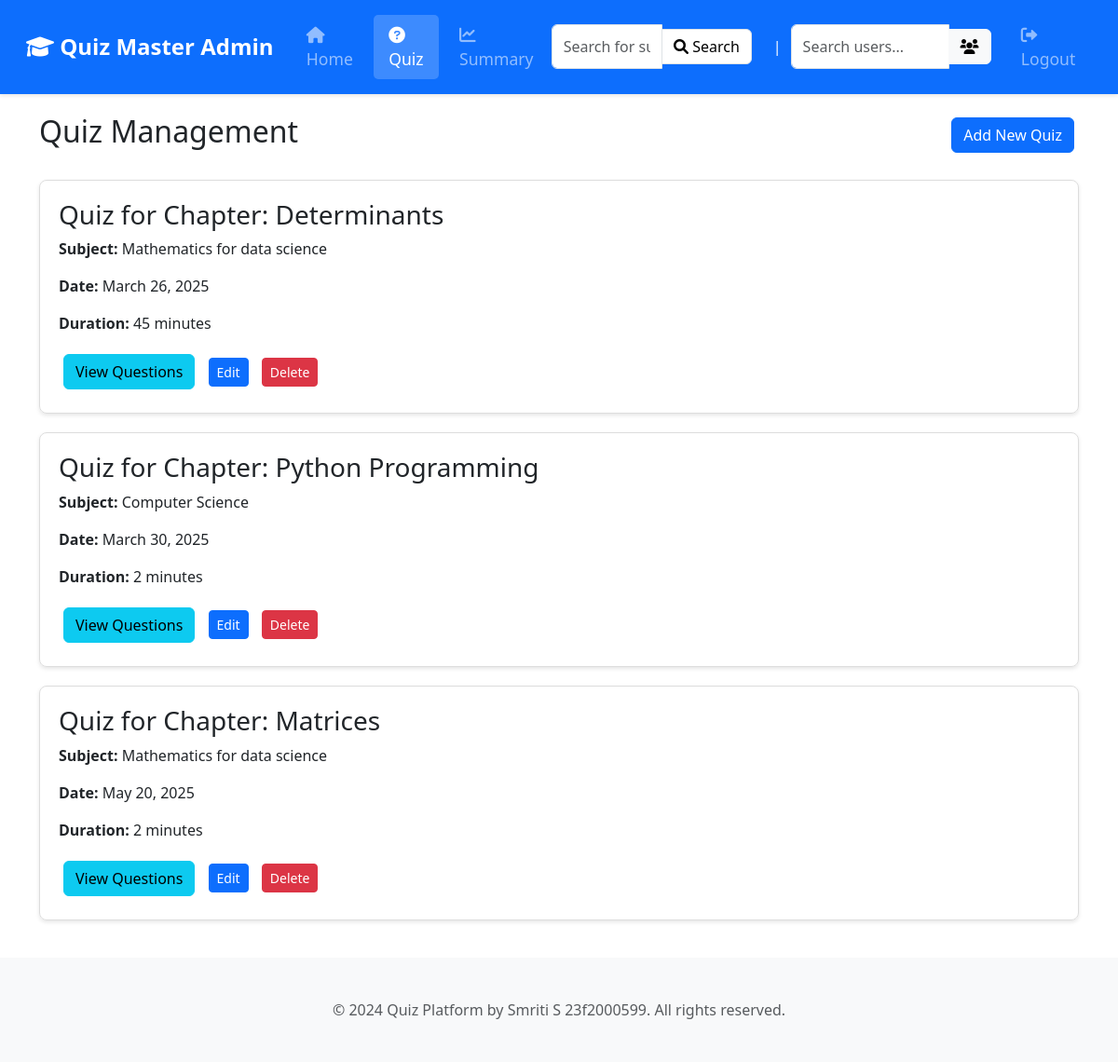
Page /admin/quiz on the committed database.
### database.py (models this page shows)
class Quiz(db.Model):
    id = db.Column(db.Integer, primary_key=True)
    chapter_id = db.Column(db.Integer, db.ForeignKey('chapter.id'), nullable=False)
    date_of_quiz =db.Column(db.Date)
    time_duration = db.Column(db.String(10))
    remarks= db.Column(db.Text)
    questions= db.relationship('Question', backref='quiz', cascade="all, delete-orphan", lazy=True)
    scores = db.relationship('Score', backref='quiz', lazy=True)

class Chapter(db.Model):
    id = db.Column(db.Integer, primary_key=True)
    name = db.Column(db.String(100), nullable=False)
    description = db.Column(db.Text, nullable=False)
    subject_id = db.Column(db.Integer, db.ForeignKey('subject.id'), nullable=False)
    questions = db.relationship('Quiz', backref='chapter', cascade="all, delete-orphan", lazy=True)

class Subject(db.Model):
    id = db.Column(db.Integer, primary_key=True)
    name = db.Column(db.String(100), unique=True, nullable=False)
    description = db.Column(db.Text, nullable=False)
    chapters = db.relationship('Chapter', backref='subject', cascade="all, delete-orphan", lazy=True) #When lazy=True (or lazy='select'), SQLAlchemy does not load related objects immediately. Instead, it loads them only when accessed.

### apis.py (the view)
    @app.route('/admin/quiz')
    def admin_quiz():
            quizzes = Quiz.query.all()
            chapters = Chapter.query.all()
            return render_template('admin_quiz.html', quizzes=quizzes, chapters=chapters)

### templates/admin_quiz.html (shortened to what this page needs)
<!DOCTYPE html>
<html>
<head>
    <link href="https://cdn.jsdelivr.net/npm/bootstrap@5.1.3/dist/css/bootstrap.min.css" rel="stylesheet">
</head>
<body>
    {% include 'admin_navbar.html' %}
    <div class="container">
        <div class="d-flex justify-content-between align-items-center mb-4">
            <h2>Quiz Management</h2>
            <a href="{{ url_for('add_quiz') }}" class="btn btn-primary">Add New Quiz</a>
        </div>
        {% if quizzes %}
            {% for quiz in quizzes %}
                <div class="quiz-box">
                    <h3>Quiz for Chapter: {{ quiz.chapter.name }}</h3>
                    <p><strong>Subject:</strong> {{ quiz.chapter.subject.name }}</p>
                    <p><strong>Date:</strong> {{ quiz.date_of_quiz.strftime('%B %d, %Y') }}</p>
                    <p><strong>Duration:</strong> {{ quiz.time_duration }} minutes</p>
                    <div class="btn-group">
                        <a href="{{ url_for('view_quiz_questions', quiz_id=quiz.id) }}"
                           class="btn btn-info">View Questions</a>
                    </div>
                    <td>
                        <a href="{{ url_for('edit_quiz', quiz_id=quiz.id) }}"
                           class="btn btn-sm btn-primary">Edit</a>
                        <a href="{{ url_for('delete_quiz', quiz_id=quiz.id) }}"
                           class="btn btn-sm btn-danger"
                           onclick="return confirm('Are you sure? This will delete all associated questions and scores.')">Delete</a>
                    </td>
                </div>
            {% endfor %}
        {% else %}
            <div class="alert alert-info">No quizzes available. Create a new quiz to get started.</div>
        {% endif %}
    </div>
    <footer class="bg-light py-4 mt-auto">
        <div class="container text-center">
            <p class="text-muted mb-0">© 2024 Quiz Platform by Smriti S 23f2000599. All rights reserved.</p>
        </div>
    </footer>
</body>
</html>

### templates/admin_navbar.html (shortened to what this page needs)
<!DOCTYPE html>
<html lang="en">
<head>
    <link href="https://cdn.jsdelivr.net/npm/bootstrap@5.3.0/dist/css/bootstrap.min.css" rel="stylesheet">
    <link href="https://cdnjs.cloudflare.com/ajax/libs/font-awesome/6.0.0/css/all.min.css" rel="stylesheet">
</head>
<body>
    <nav class="navbar navbar-expand-lg navbar-dark bg-primary">
        <div class="container-fluid">
            <a class="navbar-brand" href="{{ url_for('admin_dashboard') }}">
                <i class="fas fa-graduation-cap"></i> Quiz Master Admin
            </a>
            <div class="collapse navbar-collapse" id="adminNavbarContent">
                <ul class="navbar-nav me-auto mb-2 mb-lg-0">
                    <li class="nav-item">
                        <a class="nav-link {% if request.endpoint == 'admin_dashboard' %}active{% endif %}"
                           href="{{ url_for('admin_dashboard') }}">
                            <i class="fas fa-home"></i> Home
                        </a>
                    </li>
                    <li class="nav-item">
                        <a class="nav-link {% if request.endpoint == 'admin_quiz' %}active{% endif %}"
                           href="{{ url_for('admin_quiz') }}">
                            <i class="fas fa-question-circle"></i> Quiz
                        </a>
                    </li>
                    <li class="nav-item">
                        <a class="nav-link {% if request.endpoint == 'admin_summary' %}active{% endif %}"
                           href="{{ url_for('admin_summary') }}">
                            <i class="fas fa-chart-line"></i> Summary
                        </a>
                    </li>
                </ul>
                <div class="d-flex align-items-center">
                    <form action="{{ url_for('admin_unified_search') }}" method="get" class="d-flex me-2 search-form">
                        <div class="input-group">
                            <input type="text" name="q" class="form-control" placeholder="Search for subjects, chapters, quizzes, or questions...">
                            <button type="submit" class="btn btn-light border" style="color: black; background-color: white;">
                                <i class="fas fa-search" style="color: black;"></i> Search
                            </button>
                        </div>
                    </form>
                    <span class="search-divider">|</span>
                    <form class="d-flex me-2 search-form" action="{{ url_for('admin_search_users') }}" method="GET">
                        <div class="input-group">
                            <input class="form-control" type="search" name="user_q"
                                   placeholder="Search users..." aria-label="Search users"
                                   value="{{ request.args.get('user_q', '') }}">
                            <button class="btn btn-light" type="submit">
                                <i class="fas fa-users"></i>
                            </button>
                        </div>
                    </form>
                    <ul class="navbar-nav">
                        <li class="nav-item">
                            <a class="nav-link" href="{{ url_for('login') }}">
                                <i class="fas fa-sign-out-alt"></i> Logout
                            </a>
                        </li>
                    </ul>
                </div>
            </div>
        </div>
    </nav>
</body>
</html>

### templates/admin_quiz.html (style rules this page uses)
.quiz-box { border: 1px solid #ddd; padding: 20px; margin: 20px 0; border-radius: 8px; box-shadow: 0 2px 4px rgba(0,0,0,0.1); }
.container { padding: 20px; }
.btn { margin: 5px; }

### templates/admin_navbar.html (style rules this page uses)
.navbar { padding: 1rem; box-shadow: 0 2px 4px rgba(0,0,0,0.1); }
.navbar-brand { font-size: 1.5rem; font-weight: bold; }
.nav-link { font-size: 1.1rem; padding: 0.5rem 1rem !important; margin: 0 0.2rem; border-radius: 5px; transition: all 0.3s ease; }
.nav-link.active { background-color: rgba(255,255,255,0.2); }
.search-form { min-width: 220px; }
.search-divider { color: #fff; padding: 0 10px; }
.search-form { max-width: 800px; margin: 0 auto; }

### rows in the picture
Quiz: chapter.name "Determinants", chapter.subject.name "Mathematics for data science", date_of_quiz "March 26, 2025", time_duration "45"
Quiz: chapter.name "Python Programming", chapter.subject.name "Computer Science", date_of_quiz "March 30, 2025", time_duration "2"
Quiz: chapter.name "Matrices", chapter.subject.name "Mathematics for data science", date_of_quiz "May 20, 2025", time_duration "2"
